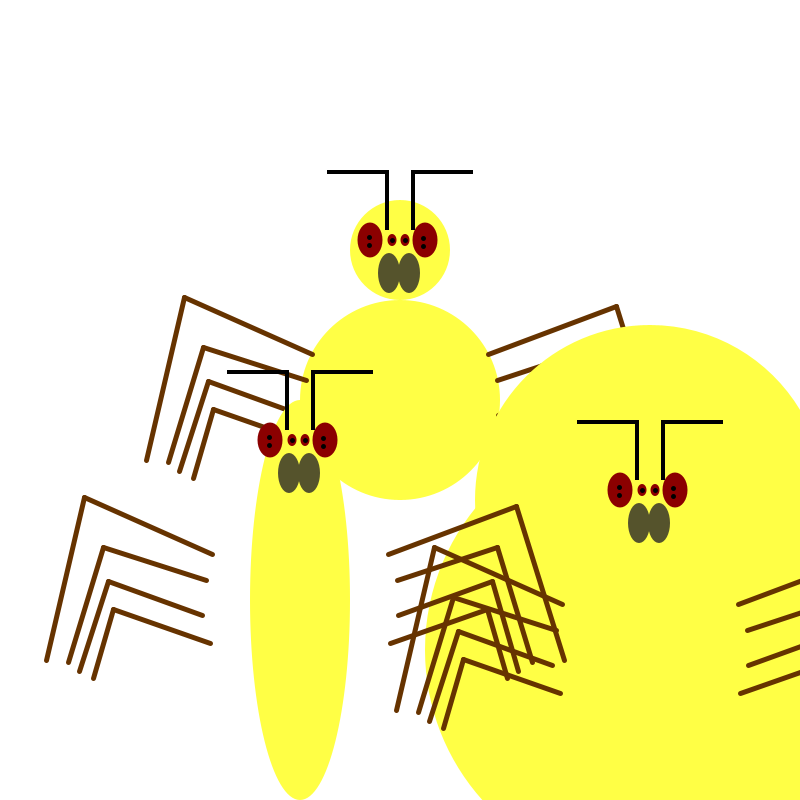
Frame 1 (no input)
Frame 60 (the mouse pressed at the canvas centre just before this capture): identical to frame 1, image omitted
Frame 120 (the mouse held since frame 60 and released just before this capture): identical to frame 1, image omitted

The Processing sketch that drew this single still picture (run headless with seeded random() and noise(); from frame 60 on, the mouse is pressed at the canvas centre):

// Processing sketch: processing_87576
// ── processing_87576.pde

//Spider colors (c1= antennas, c2=body and head, c3=eyes, c5=legs, c6=eye dots, c7=mouth

color s_c1= color(0);

color s_c2= color(mouseX,mouseY,69);

color s_c3= color(139,0,0);

color s_c5= color(102,51,0);

color s_c6= color(0);

color s_c7= color(85,83,44);

color s_c8= color(174,0,22);

color s_c9= color(155,196,146);

int mouseColorX = 100;
int mouseColorY = 100;

//spider's local origin
int localX=400;

int localY=400;

void setup(){

size (800,800);

}

boolean bDisplayCreature = true;

void keyTyped() {
  if (key == 'v') {
    bDisplayCreature = !bDisplayCreature;
    }
}
    

void draw(){

background(255);

noStroke();

rectMode(CENTER);

//Move origin point

  if(mousePressed && (mouseButton==LEFT) ) {
    localX=mouseX;
    localY=mouseY;
  
  }
  
  if(bDisplayCreature == true){
    
    draw_spider(localX, localY);
    draw_spider(localX + 250, localY + 250);
    draw_spider(localX - 100, localY + 200);
  }
}

void draw_spider (int x, int y) {
  draw_body(x, y);
  draw_legs(x, y);
  draw_mouth(x,y);
  draw_eyes(x, y);
  draw_antennae( x, y);
}

void draw_legs(int x, int y){
 ellipseMode(CENTER);
//draw legs

stroke (s_c5);

strokeWeight(5);

line(x-88,y-46,x-216,y-103);

line(x-216,y-103,x-254,y+60);

line(x-94,y-20,x-197,y-53);

line(x-197,y-53,x-232,y+62);

line(x-98,y+15,x-192,y-19);

line(x-192,y-19,x-221,y+71);

line(x-90,y+43,x-187,y+9);

line(x-187,y+9,x-207,y+78);

//right side

line(x+88,y-46,x+216,y-94);

line(x+216,y-94,x+264,y+60);

line(x+97,y-20,x+197,y-53);

line(x+197,y-53,x+232,y+62);

line(x+98, y+15, x+192, y-19);

line(x+192,y-19,x+218,y+71);

line(x+90,y+43,x+187,y+9);

line(x+187,y+9,x+207,y+78);

}

void draw_body (int x, int y) {
  
  noStroke ();
  fill(localX+45,localY, 69);
  ellipse(x-0,y-0,x-200,y-200);

  ellipse(x-0,y-150,x-300,y-300);

}

//eyes

void draw_eyes (int x, int y) { 
  noStroke();

fill (s_c3);

if(mousePressed && (mouseButton==RIGHT) ) {
  fill(s_c8);
  
}

ellipse(x-30,y-160,25,35);

ellipse(x-8,y-160,9,12);

ellipse(x+5,y-160,9,12);

ellipse(x+25,y-160,25,35);

//eye points

stroke(0);

point(x-31,y-163);

point(x-31,y-155);

point(x+23,y-154);

point(x+23,y-162);

point(x-8,y-160);

point(x+5,y-160);

}

//mouth

void draw_mouth (int x, int y) {

noStroke();

fill(s_c7);

if(mousePressed && (mouseButton==RIGHT) ) {
  fill(s_c9);
}

ellipse(x-11,y-127,22,40);

ellipse(x+9,y-127,22,40);
}

//antennas

void draw_antennae (int x, int y) {

fill(0);

if(mousePressed && (mouseButton==RIGHT) ) {
  fill(s_c2);
}

noStroke();

rect(x-13,y-200,4,60);

rect(x-44,y-228,58,4);

rect(x+13,y-200,4,60);

rect(x+44,y-228,58,4);



}
